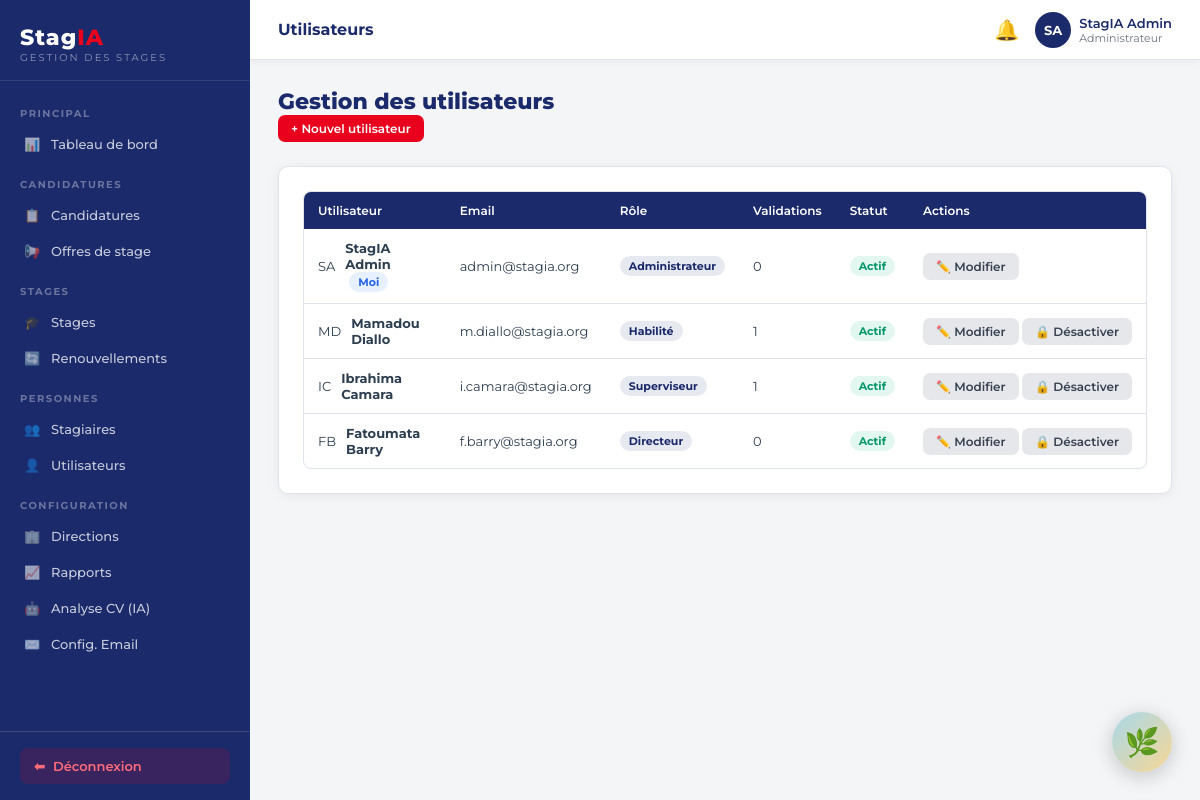
The app's page /backoffice.php?page=utilisateurs (signed in) with its own data.
### tables this page shows
CREATE TABLE IF NOT EXISTS utilisateurs (
    id INT AUTO_INCREMENT PRIMARY KEY,
    nom VARCHAR(100) NOT NULL,
    prenom VARCHAR(100) NOT NULL,
    email VARCHAR(191) NOT NULL UNIQUE,
    mot_de_passe VARCHAR(255) NOT NULL,
    role ENUM('administrateur','habilite','superviseur','directeur','stagiaire') NOT NULL DEFAULT 'stagiaire',
    actif TINYINT(1) DEFAULT 1,
    civilite ENUM('M.','Mme') DEFAULT 'M.',
    created_at TIMESTAMP DEFAULT CURRENT_TIMESTAMP
);

### backoffice.php (called while the page is built, shortened)
<?php
require_once __DIR__ . '/config.php';
$page = preg_replace('/[^a-zA-Z0-9_\-]/', '', $_GET['page'] ?? 'dashboard');
$file = __DIR__ . "/pages/admin/{$page}.php";
include $file;

### config.php (called while the page is built, shortened)
<?php
function h(string $s): string {
    return htmlspecialchars($s, ENT_QUOTES, 'UTF-8');
}
function hasRole(string ...$roles): bool {
    return in_array($_SESSION['user']['role'], $roles, true);
}

### pages/admin/utilisateurs.php (the view, shortened to what this page needs)
<?php
$pdo = getPDO();
$users = $pdo->query("
    SELECT u.*,
           (SELECT COUNT(*) FROM validations_candidature v WHERE v.validateur_id = u.id) AS nb_validations
    FROM utilisateurs u
    WHERE u.role != 'stagiaire'
    ORDER BY u.role, u.nom
")->fetchAll();
$roles = ['administrateur' => 'Administrateur', 'habilite' => 'Habilité', 'superviseur' => 'Superviseur', 'directeur' => 'Directeur'];
require __DIR__ . '/../../includes/header.php';
?>
<div class="page-header">
  <h1>Gestion des utilisateurs</h1>
  <button class="btn btn-danger btn-sm" onclick="openModal('modal-create-user')">+ Nouvel utilisateur</button>
</div>
<div class="card">
  <div class="table-wrap">
    <table>
      <thead>
        <tr><th>Utilisateur</th><th>Email</th><th>Rôle</th><th>Validations</th><th>Statut</th><th>Actions</th></tr>
      </thead>
      <tbody>
        <?php foreach ($users as $u): ?>
        <tr>
          <td>
            <div style="display:flex;align-items:center;gap:10px">
              <div class="avatar"><?= mb_strtoupper(mb_substr($u['prenom'],0,1)) . mb_strtoupper(mb_substr($u['nom'],0,1)) ?></div>
              <div>
                <strong><?= h($u['prenom'] . ' ' . $u['nom']) ?></strong>
                <?php if ($u['id'] == ($_SESSION['user']['id'] ?? 0)): ?>
                <span class="badge badge-info" style="margin-left:4px">Moi</span>
                <?php endif ?>
              </div>
            </div>
          </td>
          <td><?= h($u['email']) ?></td>
          <td><span class="badge badge-primary"><?= h($roles[$u['role']] ?? $u['role']) ?></span></td>
          <td><?= (int)$u['nb_validations'] ?></td>
          <td><?= $u['actif'] ? '<span class="badge badge-success">Actif</span>' : '<span class="badge badge-secondary">Inactif</span>' ?></td>
          <td style="white-space:nowrap">
            <button class="btn btn-sm btn-secondary" onclick="openModal('modal-edit-<?= $u['id'] ?>')">✏️ Modifier</button>
            <?php if ($u['id'] != ($_SESSION['user']['id'] ?? 0)): ?>
            <a href="backoffice.php?action=toggle_user&id=<?= $u['id'] ?>" class="btn btn-sm btn-secondary"
               onclick="return confirm('Changer le statut de cet utilisateur ?')"
               title="<?= $u['actif'] ? 'Désactiver' : 'Activer' ?>">
              <?= $u['actif'] ? '🔒 Désactiver' : '🔓 Activer' ?>
            </a>
            <?php endif ?>
          </td>
        </tr>
        <?php endforeach ?>
      </tbody>
    </table>
  </div>
</div>
<?php require __DIR__ . '/../../includes/footer.php'; ?>

### includes/header.php (shortened to what this page needs)
<?php
$currentPage = STAGIA_PAGE;
$user = $_SESSION['user'] ?? null;
$isAdminArea = ($user && $user['role'] !== 'stagiaire');
?><!DOCTYPE html>
<html lang="fr">
<head>
</head>
<body>
<?php if ($user): ?>
<aside class="sidebar" id="sidebar">
  <div class="sidebar-logo">
    <a href="<?= $isAdminArea ? 'backoffice.php' : 'espace-stagiaire.php' ?>">
      <div>
        <div class="logo-text">Stag<span>IA</span></div>
        <div class="logo-sub">Gestion des stages</div>
      </div>
    </a>
  </div>
  <nav class="sidebar-nav">
    <?php if ($isAdminArea): ?>
    <div class="nav-section">Principal</div>
    <a href="backoffice.php?page=dashboard" class="nav-link <?= $currentPage==='dashboard'?'active':'' ?>">
      <span class="icon">📊</span> Tableau de bord
    </a>
    <div class="nav-section">Candidatures</div>
    <a href="backoffice.php?page=candidatures" class="nav-link <?= $currentPage==='candidatures'?'active':'' ?>">
      <span class="icon">📋</span> Candidatures
    </a>
    <a href="backoffice.php?page=offres" class="nav-link <?= $currentPage==='offres'?'active':'' ?>">
      <span class="icon">📢</span> Offres de stage
    </a>
    <div class="nav-section">Stages</div>
    <a href="backoffice.php?page=stages" class="nav-link <?= $currentPage==='stages'?'active':'' ?>">
      <span class="icon">🎓</span> Stages
    </a>
    <a href="backoffice.php?page=renouvellements" class="nav-link <?= $currentPage==='renouvellements'?'active':'' ?>">
      <span class="icon">🔄</span> Renouvellements
    </a>
    <div class="nav-section">Personnes</div>
    <a href="backoffice.php?page=stagiaires" class="nav-link <?= $currentPage==='stagiaires'?'active':'' ?>">
      <span class="icon">👥</span> Stagiaires
    </a>
    <?php if (hasRole('administrateur','superviseur')): ?>
    <a href="backoffice.php?page=utilisateurs" class="nav-link <?= $currentPage==='utilisateurs'?'active':'' ?>">
      <span class="icon">👤</span> Utilisateurs
    </a>
    <?php endif; ?>
    <div class="nav-section">Configuration</div>
    <a href="backoffice.php?page=directions" class="nav-link <?= $currentPage==='directions'?'active':'' ?>">
      <span class="icon">🏢</span> Directions
    </a>
    <a href="backoffice.php?page=rapports" class="nav-link <?= $currentPage==='rapports'?'active':'' ?>">
      <span class="icon">📈</span> Rapports
    </a>
    <?php if (hasRole('administrateur')): ?>
    <a href="backoffice.php?page=analyse-cv" class="nav-link <?= $currentPage==='analyse-cv'?'active':'' ?>">
      <span class="icon">🤖</span> Analyse CV (IA)
    </a>
    <a href="backoffice.php?page=email-config" class="nav-link <?= $currentPage==='email-config'?'active':'' ?>">
      <span class="icon">✉️</span> Config. Email
    </a>
    <?php endif; ?>
    <?php endif; ?>
  </nav>
  <div class="sidebar-footer">
    <a href="logout.php" class="sidebar-logout">
      <span>⬅</span> D&eacute;connexion
    </a>
  </div>
</aside>
<div class="main">
  <div class="topbar">
    <div style="display:flex;align-items:center;gap:12px;">
      <span class="topbar-title"><?= h(STAGIA_PAGE ?: 'StagIA') ?></span>
    </div>
    <div class="topbar-right">
      <div class="topbar-notif" title="Notifications">
        <span class="bell">🔔</span>
      </div>
      <?php
        $prenom = $user['prenom'] ?? '';
        $nom    = $user['nom'] ?? '';
        $initiales = strtoupper(substr($prenom, 0, 1) . substr($nom, 0, 1));
      ?>
      <div class="topbar-user">
        <div class="avatar"><?= h($initiales) ?></div>
        <div>
          <div class="uname"><?= h(trim($prenom . ' ' . $nom)) ?></div>
          <div class="urole"><?= h(ucfirst($user['role'] ?? '')) ?></div>
        </div>
      </div>
    </div>
  </div>
  <div class="page-content">
<?php endif; ?>

### includes/header.php (style rules this page uses)
*,*::before,*::after { box-sizing:border-box;margin:0;padding:0 }
html { font-size:15px }
body { font-family:'Montserrat',sans-serif;background:#f4f5f7;color:#2c3e50;display:flex;min-height:100vh }
:root { --navy:#1b2a6b; --navy-dark:#132050; --navy-light:#2d3f8c; --red:#e8001c; --red-dark:#c0001a; --gray-bg:#f4f5f7; --gray-border:#e0e3ed; --gray-text:#6b7280; --white:#ffffff; --success:#10b981; --warning:#f59e0b; --info:#3b82f6; --sidebar-w:250px; }
.sidebar { width:var(--sidebar-w); background:var(--navy); min-height:100vh; position:fixed; left:0;top:0; display:flex;flex-direction:column; z-index:100; transition:transform .3s; }
.sidebar-logo { padding:24px 20px 16px; border-bottom:1px solid rgba(255,255,255,.1); }
.sidebar-logo a { display:flex;align-items:center;gap:10px; text-decoration:none; }
.sidebar-logo .logo-text { font-size:22px;font-weight:800;color:#fff;letter-spacing:1px; }
.sidebar-logo .logo-text span { color:var(--red); }
.sidebar-logo .logo-sub { font-size:10px;color:rgba(255,255,255,.5);letter-spacing:2px;text-transform:uppercase; }
.sidebar-nav { flex:1;overflow-y:auto;padding:10px 0; }
.nav-section { padding:16px 20px 6px;font-size:10px;font-weight:700;color:rgba(255,255,255,.35);text-transform:uppercase;letter-spacing:1.5px; }
.nav-link { display:flex;align-items:center;gap:10px; padding:10px 20px; color:rgba(255,255,255,.75); text-decoration:none; font-size:13px;font-weight:500; transition:all .2s; border-left:3px solid transparent; }
.nav-link .icon { width:18px;text-align:center;opacity:.8; }
.sidebar-footer { padding:16px 20px; border-top:1px solid rgba(255,255,255,.15); }
.sidebar-logout { display:flex;align-items:center;gap:8px; padding:10px 14px;border-radius:8px; background:rgba(232,0,28,.15); color:#ff6b7a; text-decoration:none; font-size:13px;font-weight:600; transition:all .2s; }
.main { margin-left:var(--sidebar-w);flex:1;display:flex;flex-direction:column;min-height:100vh; }
.topbar { background:#fff; border-bottom:1px solid var(--gray-border); padding:0 28px; height:60px; display:flex;align-items:center;justify-content:space-between; position:sticky;top:0;z-index:90; box-shadow:0 2px 8px rgba(0,0,0,.05); }
.topbar-title { font-size:16px;font-weight:700;color:var(--navy); }
.topbar-right { display:flex;align-items:center;gap:16px; }
.topbar-notif { position:relative;cursor:pointer; }
.topbar-notif .bell { font-size:20px;color:var(--gray-text); }
.topbar-user { display:flex;align-items:center;gap:8px;cursor:pointer; }
.topbar-user .avatar { width:36px;height:36px;border-radius:50%; background:var(--navy);color:#fff; display:flex;align-items:center;justify-content:center; font-weight:700;font-size:13px; }
.topbar-user .uname { font-size:13px;font-weight:600;color:var(--navy); }
.topbar-user .urole { font-size:11px;color:var(--gray-text); }
.page-content { padding:28px;flex:1; }
.page-header { margin-bottom:24px; }
.page-header h1 { font-size:22px;font-weight:800;color:var(--navy); }
.card { background:#fff;border-radius:10px;padding:24px;box-shadow:0 2px 12px rgba(0,0,0,.06);border:1px solid var(--gray-border); }
.btn { display:inline-flex;align-items:center;gap:6px; padding:9px 18px;border-radius:7px; font-size:13px;font-weight:600;font-family:inherit; border:none;cursor:pointer;transition:all .2s; text-decoration:none;white-space:nowrap; }
.btn-danger { background:var(--red);color:#fff; }
.btn-secondary { background:#e5e7eb;color:#374151; }
.btn-sm { padding:6px 13px;font-size:12px; }
.badge { display:inline-flex;align-items:center; padding:3px 9px;border-radius:99px; font-size:11px;font-weight:700;white-space:nowrap; }
.badge-success { background:rgba(16,185,129,.12);color:#059669; }
.badge-info { background:rgba(59,130,246,.12);color:#2563eb; }
.badge-primary { background:rgba(27,42,107,.1);color:var(--navy); }
.table-wrap { overflow-x:auto;border-radius:8px;border:1px solid var(--gray-border); }
table { width:100%;border-collapse:collapse;font-size:13px; }
thead th { background:var(--navy);color:#fff;padding:11px 14px;font-weight:600;font-size:12px;text-align:left;white-space:nowrap; }
tbody td { padding:11px 14px;border-bottom:1px solid var(--gray-border);vertical-align:middle; }
tbody tr:last-child td { border-bottom:none; }

### records on screen
utilisateurs: initiales "SA", prenom+nom "StagIA Admin", role "Administrateur", prenom "S", nom "A", shows "Moi", email "admin@stagia.org", nb_validations "0", actif "Actif"
utilisateurs: prenom "M", nom "D", prenom+nom "Mamadou Diallo", email "m.diallo@stagia.org", role "Habilité", nb_validations "1", actif "Actif"
utilisateurs: prenom "I", nom "C", prenom+nom "Ibrahima Camara", email "i.camara@stagia.org", role "Superviseur", nb_validations "1", actif "Actif"
utilisateurs: prenom "F", nom "B", prenom+nom "Fatoumata Barry", email "f.barry@stagia.org", role "Directeur", nb_validations "0", actif "Actif"

### other values on screen
STAGIA_PAGE ?: 'StagIA' "Utilisateurs"
